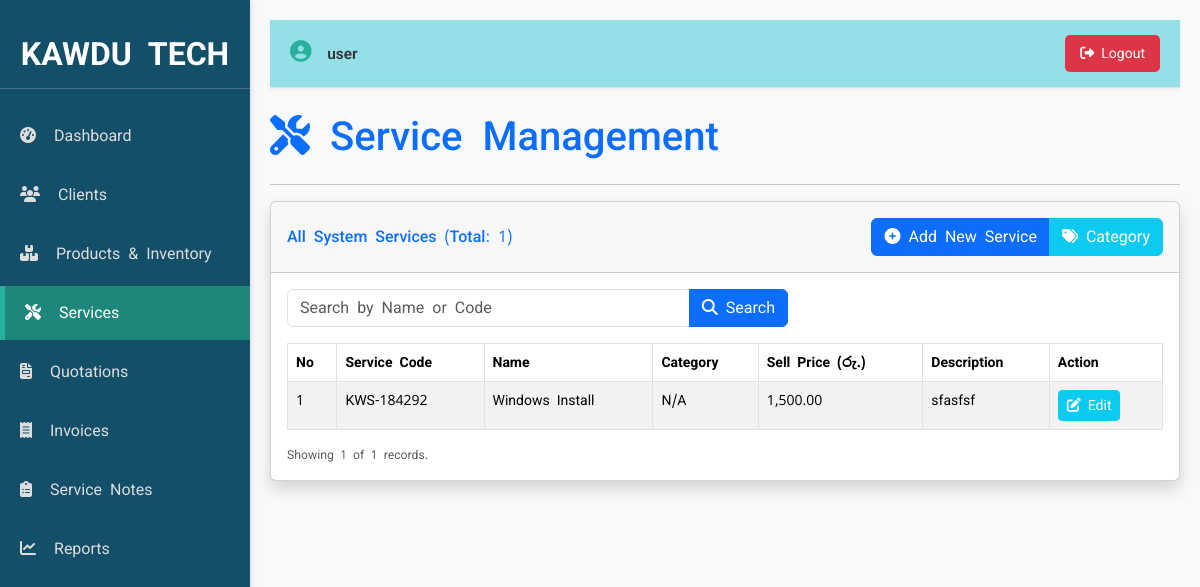
The app's page /services.php (signed in) with its own data.
### tables this page shows
CREATE TABLE `services` (
  `service_id` int(11) NOT NULL,
  `service_code` varchar(50) NOT NULL,
  `service_name` varchar(255) NOT NULL,
  `description` text DEFAULT NULL,
  `sell_price` decimal(10,2) NOT NULL DEFAULT 0.00,
  `category_id` int(11) DEFAULT NULL,
  `created_at` timestamp NOT NULL DEFAULT current_timestamp(),
  `image_path` varchar(255) DEFAULT NULL
);

### services.php (the view, shortened to what this page needs)
<?php
require_once 'header.php';
require_once 'db_connect.php';
$conn = new mysqli($servername, $username, $password, $dbname);
$limit = 10;
$page = isset($_GET['page']) ? (int)$_GET['page'] : 1;
$start = ($page - 1) * $limit;
$search_query = isset($_GET['search']) ? $conn->real_escape_string($_GET['search']) : '';
$service_data = [];
$search_condition = '';
$total_result = $conn->query("SELECT COUNT(service_id) AS count FROM services" . $search_condition);
$total_records = $total_result->fetch_assoc()['count'] ?? 0;
$sql = "SELECT s.*, c.category_name
        FROM services s
        LEFT JOIN categories c ON s.category_id = c.category_id"
        . $search_condition . " ORDER BY s.service_id DESC LIMIT {$start}, {$limit}";
$result = $conn->query($sql);
if ($result && $result->num_rows > 0) {
    while($row = $result->fetch_assoc()) {
        $service_data[] = $row;
    }
}
?>
    <h1 class="mb-4 text-primary"><i class="fas fa-tools"></i> Service Management</h1>
    <hr>
    <div class="card shadow mb-4">
        <div class="card-header py-3 d-flex justify-content-between align-items-center flex-wrap">
            <h6 class="m-0 font-weight-bold text-primary">All System Services (Total: <?php echo $total_records; ?>)</h6>
            <div class="btn-group mt-2 mt-md-0" role="group">
                <button class="btn btn-primary" data-bs-toggle="modal" data-bs-target="#serviceModal" onclick="prepareAddServiceModal()">
                    <i class="fas fa-plus-circle"></i> Add New Service
                </button>
                <button class="btn btn-info text-white" onclick="openServiceQuickAddModal('category')">
                    <i class="fas fa-tags"></i> Category
                </button>
            </div>
        </div>
        <div class="card-body">
            <div class="row mb-3">
                <div class="col-md-7">
                    <form action="services.php" method="GET" class="input-group">
                        <input type="text"
                               class="form-control"
                               placeholder="Search by Name or Code"
                               name="search"
                               value="<?php echo htmlspecialchars($search_query); ?>"
                               autocomplete="off">
                        <button class="btn btn-primary" type="submit"><i class="fas fa-search"></i> Search</button>
                    </form>
                </div>
            </div>
            <div class="table-responsive">
                <table class="table table-bordered table-striped table-hover" id="servicesTable" width="100%" cellspacing="0">
                    <thead>
                        <tr>
                            <th>No</th>
                            <th>Service Code</th>
                            <th>Name</th>
                            <th>Category</th>
                            <th>Sell Price (රු.)</th>
                            <th>Description</th>
                            <th>Action</th>
                        </tr>
                    </thead>
                    <tbody>
                        <?php if (!empty($service_data)): ?>
                            <?php foreach ($service_data as $index => $service): ?>
                            <tr>
                                <td><?php echo $start + $index + 1; ?></td>
                                <td><?php echo htmlspecialchars($service['service_code']); ?></td>
                                <td><?php echo htmlspecialchars($service['service_name']); ?></td>
                                <td><?php echo htmlspecialchars($service['category_name'] ?? 'N/A'); ?></td>
                                <td><?php echo number_format($service['sell_price'] ?? 0, 2); ?></td>
                                <td><?php echo htmlspecialchars($service['description'] ?? '-'); ?></td>
                                <td>
                                    <button class="btn btn-sm btn-info text-white" onclick="loadServiceForEdit(<?php echo $service['service_id']; ?>)">
                                        <i class="fas fa-edit"></i> Edit
                                    </button>
                                </td>
                            </tr>
                            <?php endforeach; ?>
                        <?php else: ?>
                            <tr>
                                <td colspan="7" class="text-center">No services found <?php echo !empty($search_query) ? "matching '{$search_query}'" : ""; ?>.</td>
                            </tr>
                        <?php endif; ?>
                    </tbody>
                </table>
            </div>
            <div class="d-flex justify-content-between align-items-center">
                <div class="small text-muted">Showing <?php echo min($limit, count($service_data)); ?> of <?php echo $total_records; ?> records.</div>
            </div>
        </div>
    </div>
<?php
require_once 'footer.php';
?>

### styles.css (style rules this page uses)
:root { --sidebar-bg: #144f6a; --primary-color: #27b19d; --accent-color: #1e8779; --light-grey-bg: #f0f0f0; --secondary-bg: #f8f9fa; --modal-bg: #f0f0f0; --header-bg: #d4edda; --header-text: #155724; --sidebar-width: 250px; --top-nav-bg: #95dfe7; --icon-area-bg: #9dadc1; }
body { background-color: var(--secondary-bg); font-family: 'Noto Sans Sinhala', 'Roboto', sans-serif; font-size: 14px; margin: 0; padding: 0; }

### records on screen
services: index "1", service_code "KWS-184292", service_name "Windows Install", category_name "N/A", sell_price "1,500.00", description "sfasfsf"

### other values on screen
$userName "user"
$total_records "1"
min($limit, count($service_data)) "1"
